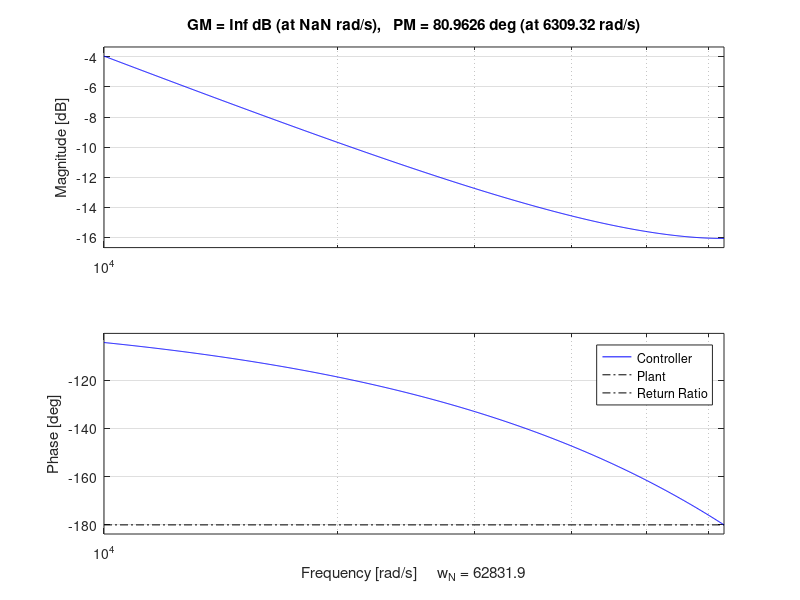
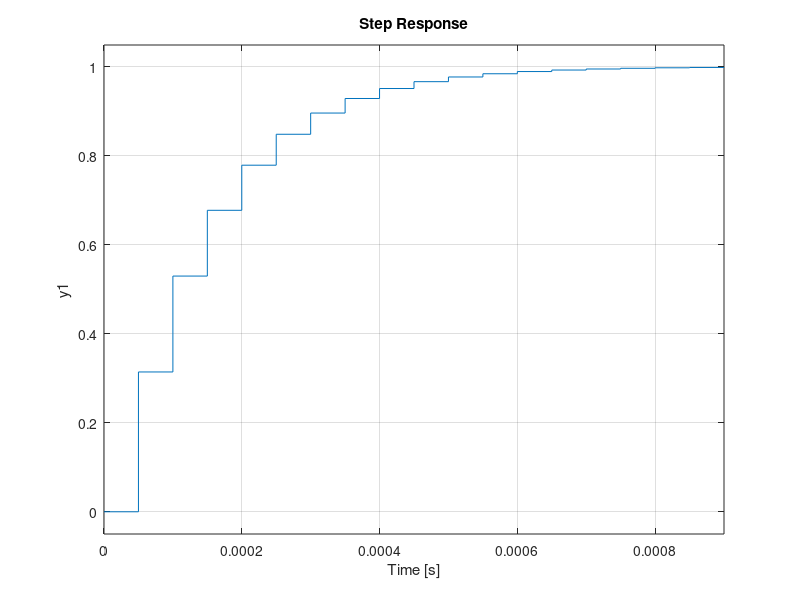

Recreate these plots in MATLAB, in order.
clear();
%%% System Parameters %%%
R = 0.5;
L = 1e-6;
Ts = 0.00005;
wc = pi/10;
%%%
s = tf('s');
z = tf('z', Ts);

% Continuous-time system
sys = 1/(L*s + R);
sys_d = c2d(sys, Ts); % Discretized system

% PI Controller
ki = 1 - exp(-R*Ts/L);
k = R * (wc / (1 - exp(-R*Ts/L)));
controller = k * (1 + ki/(z-1));

% Open-loop system
fp = controller * sys_d; % Use multiplication instead of series()
cl = feedback(fp, 1); % Closed-loop system

%%% Bode plots %%%
figure;
hold on;
bode(controller);
bode(sys_d);
margin(fp);
legend('Controller', 'Plant', 'Return Ratio');
grid on;

%%% Closed-loop step response %%%
figure;
step(cl);
grid on;
